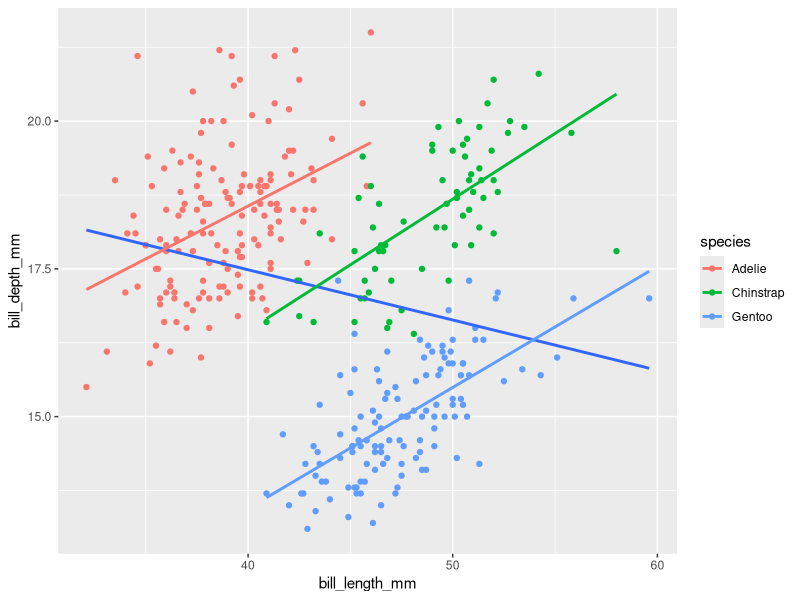

R code for this plot:
## ---- chunk 1
knitr::opts_chunk$set(echo = TRUE)
## ---- chunk 2
# Simpson's paradox

library(tidyverse)
## Don't use install packages
# install.packages("palmerpenguins")
library(palmerpenguins)
?penguins
# https://github.com/allisonhorst/palmerpenguins
glimpse(penguins)

# plot bill length against depth
## ---- chunk 3
penguins %>% ggplot() +
  aes(x=bill_length_mm, y=bill_depth_mm) +
  geom_point(aes(colour = species)) +
  geom_smooth(method="lm", se= FALSE) +
  geom_smooth(aes(colour = species),method="lm", se= FALSE) 
# Use geom_point to plot the points on scatterplot, geom_smooth to find the regressional line

